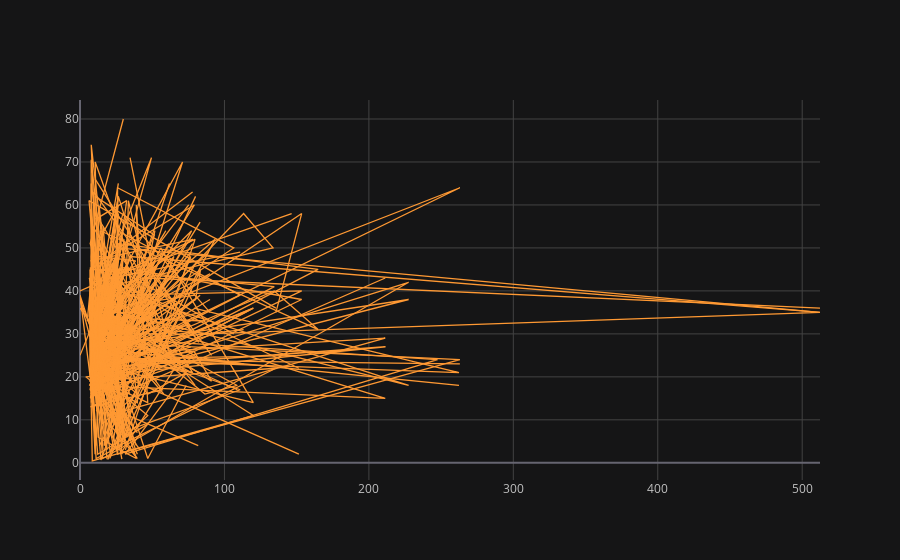

This figure's notebook cell:
### Code cell
df2.iplot(x='fare', y='age')

### Figure 1 — Plotly figure (JSON) as saved in the notebook; plotly's stock layout.template omitted (floating-point values rounded to 4 significant figures; data arrays with more than 128 entries replaced by an {"elided": "..."} marker saying what was removed)
{"data": [{"line": {"color": "rgba(255, 153, 51, 1.0)", "dash": "solid", "shape": "linear", "width": 1.3}, "mode": "lines", "name": "age", "text": "", "type": "scatter", "x": {"elided": "891 float values"}, "y": {"elided": "891 mixed values"}}], "layout": {"legend": {"bgcolor": "#151516", "font": {"color": "#D9D9D9"}}, "paper_bgcolor": "#151516", "plot_bgcolor": "#151516", "title": {"font": {"color": "#D9D9D9"}}, "xaxis": {"gridcolor": "#434343", "showgrid": true, "tickfont": {"color": "#C2C2C2"}, "title": {"font": {"color": "#D9D9D9"}, "text": ""}, "zerolinecolor": "#666570"}, "yaxis": {"gridcolor": "#434343", "showgrid": true, "tickfont": {"color": "#C2C2C2"}, "title": {"font": {"color": "#D9D9D9"}, "text": ""}, "zerolinecolor": "#666570"}}}
